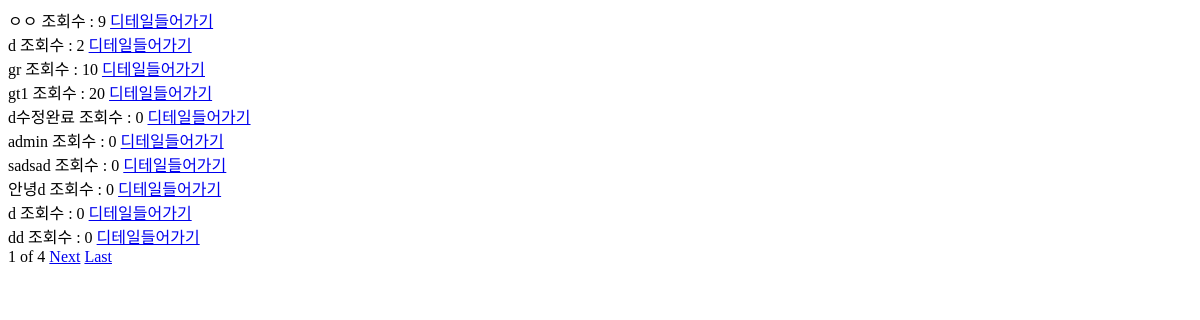
Before: /notice/ with the older database file.
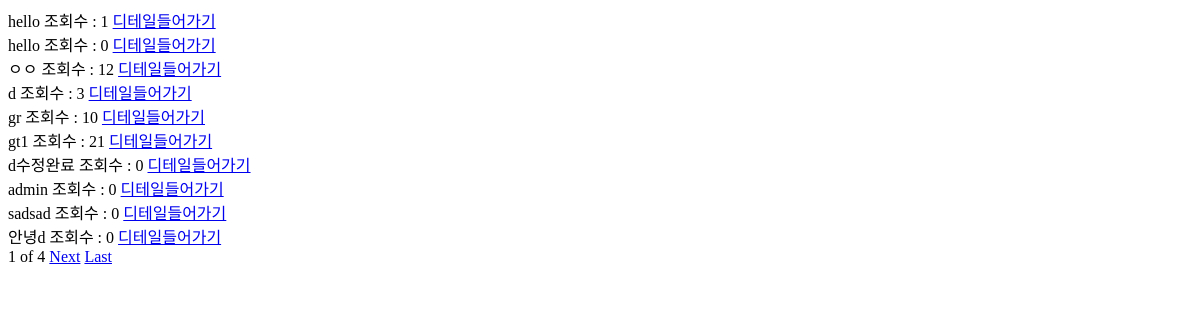
After: the same page with the newer database file.
### board/models.py (models this page shows, shortened)
class NoticeBoard(models.Model):
    title = models.CharField(max_length=100)
    author = models.ForeignKey(settings.AUTH_USER_MODEL, default=1,on_delete=models.CASCADE) # 유저 지워지면 다 지워지게
    text = RichTextUploadingField()
    created_date = models.DateTimeField(auto_now_add=True)
    hits =  models.PositiveIntegerField(default = 0) #조회수

### board/views.py (the view)
# urls.py: path('notice/', notice , name='notice'),
def notice(request):
    notice = NoticeBoard.objects.all().order_by('-id')
    paginator = Paginator(notice , 10) #10페이지씩 자르기
    page = request.GET.get('page')
    posts = paginator.get_page(page) #request된 페이지를 담는다
    return render(request, 'notice.html' , {'notices' : notice , 'notice_posts' : posts})

### board/templates/notice.html (shortened to what this page needs)
<!DOCTYPE html>
<html lang="en">
<head>
</head>
<body>
        {% for notice in notice_posts %}
            {{notice.title}}
            조회수 : {{notice.hits}}
        <a href="{%url 'notice_detail' notice.id%}">디테일들어가기</a>
        <br>
        {% endfor %}
        <span>{{notice_posts.number}}</span>
        <span>of</span>
        <span>{{notice_posts.paginator.num_pages}}</span>
        {% if notice_posts.has_next %}
        <a href="?page={{notice_posts.next_page_number}}">Next</a>
        <a href="?page={{notice_posts.paginator.num_pages}}">Last</a>
        {% endif %}
</body>
</html>

Changed rows visible on the page:
no longer on this page (row edited): NoticeBoard: title "d", hits "0"
no longer on this page (row edited): NoticeBoard: title "dd", hits "0"
added NoticeBoard: title "hello", hits "1"
added NoticeBoard: title "hello", hits "0"
changed NoticeBoard "ㅇㅇ": hits "9" → "12"
changed NoticeBoard (number 4 of 10 on the later page): hits "2" → "3"
changed NoticeBoard "gt1": hits "20" → "21"
